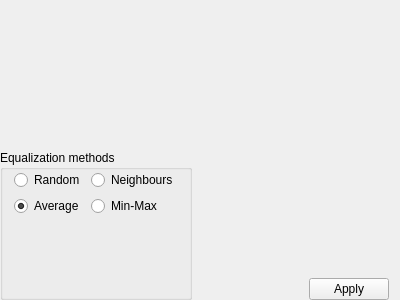
<?xml version="1.0" encoding="UTF-8"?>
<ui version="4.0">
 <class>HistogramEqualisation</class>
 <widget class="QFrame" name="HistogramEqualisation">
  <property name="geometry">
   <rect>
    <x>0</x>
    <y>0</y>
    <width>400</width>
    <height>300</height>
   </rect>
  </property>
  <property name="windowTitle">
   <string>Frame</string>
  </property>
  <property name="frameShape">
   <enum>QFrame::NoFrame</enum>
  </property>
  <property name="frameShadow">
   <enum>QFrame::Plain</enum>
  </property>
  <property name="lineWidth">
   <number>0</number>
  </property>
  <layout class="QVBoxLayout" name="verticalLayout">
   <property name="spacing">
    <number>0</number>
   </property>
   <property name="leftMargin">
    <number>0</number>
   </property>
   <property name="topMargin">
    <number>0</number>
   </property>
   <property name="rightMargin">
    <number>0</number>
   </property>
   <property name="bottomMargin">
    <number>0</number>
   </property>
   <item>
    <widget class="QFrame" name="histFrame">
     <property name="frameShape">
      <enum>QFrame::NoFrame</enum>
     </property>
     <property name="frameShadow">
      <enum>QFrame::Raised</enum>
     </property>
     <layout class="QVBoxLayout" name="verticalLayout_3">
      <property name="spacing">
       <number>0</number>
      </property>
      <property name="leftMargin">
       <number>0</number>
      </property>
      <property name="topMargin">
       <number>0</number>
      </property>
      <property name="rightMargin">
       <number>0</number>
      </property>
      <property name="bottomMargin">
       <number>0</number>
      </property>
      <item>
       <layout class="QVBoxLayout" name="histLayout">
        <property name="spacing">
         <number>0</number>
        </property>
       </layout>
      </item>
     </layout>
    </widget>
   </item>
   <item>
    <widget class="QFrame" name="frame">
     <property name="frameShape">
      <enum>QFrame::NoFrame</enum>
     </property>
     <property name="frameShadow">
      <enum>QFrame::Raised</enum>
     </property>
     <layout class="QGridLayout" name="gridLayout">
      <property name="leftMargin">
       <number>0</number>
      </property>
      <property name="topMargin">
       <number>0</number>
      </property>
      <property name="rightMargin">
       <number>11</number>
      </property>
      <property name="bottomMargin">
       <number>0</number>
      </property>
      <property name="horizontalSpacing">
       <number>11</number>
      </property>
      <property name="verticalSpacing">
       <number>0</number>
      </property>
      <item row="1" column="2">
       <spacer name="horizontalSpacer">
        <property name="orientation">
         <enum>Qt::Horizontal</enum>
        </property>
        <property name="sizeHint" stdset="0">
         <size>
          <width>40</width>
          <height>20</height>
         </size>
        </property>
       </spacer>
      </item>
      <item row="0" column="0" rowspan="2" colspan="2">
       <widget class="QGroupBox" name="groupBox">
        <property name="title">
         <string>Equalization methods</string>
        </property>
        <property name="flat">
         <bool>false</bool>
        </property>
        <layout class="QGridLayout" name="gridLayout_2">
         <property name="leftMargin">
          <number>11</number>
         </property>
         <property name="topMargin">
          <number>0</number>
         </property>
         <property name="rightMargin">
          <number>11</number>
         </property>
         <property name="bottomMargin">
          <number>0</number>
         </property>
         <item row="2" column="1">
          <widget class="QRadioButton" name="minMax_check">
           <property name="text">
            <string>Min-Max</string>
           </property>
          </widget>
         </item>
         <item row="2" column="0">
          <widget class="QRadioButton" name="avg_check">
           <property name="text">
            <string>Average</string>
           </property>
           <property name="checked">
            <bool>true</bool>
           </property>
          </widget>
         </item>
         <item row="1" column="0">
          <widget class="QRadioButton" name="rand_check">
           <property name="text">
            <string>Random</string>
           </property>
          </widget>
         </item>
         <item row="3" column="0">
          <spacer name="verticalSpacer">
           <property name="orientation">
            <enum>Qt::Vertical</enum>
           </property>
           <property name="sizeHint" stdset="0">
            <size>
             <width>20</width>
             <height>40</height>
            </size>
           </property>
          </spacer>
         </item>
         <item row="1" column="1">
          <widget class="QRadioButton" name="neigh_check">
           <property name="text">
            <string>Neighbours</string>
           </property>
          </widget>
         </item>
        </layout>
       </widget>
      </item>
      <item row="1" column="3">
       <widget class="QPushButton" name="pushButton">
        <property name="text">
         <string>Apply</string>
        </property>
       </widget>
      </item>
     </layout>
    </widget>
   </item>
  </layout>
 </widget>
 <resources/>
 <connections/>
</ui>
